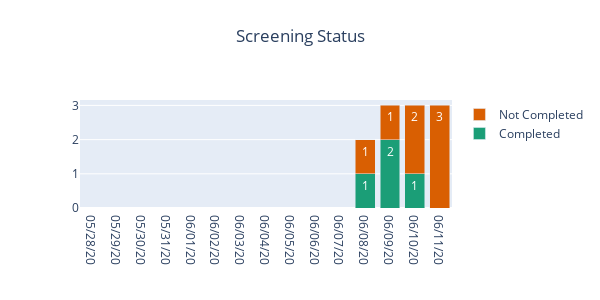

The notebook cell this image was saved under:
### Code cell
from plotly import offline
import pandas as pd
import numpy as np
import datetime
import plotly.graph_objects as go

patients = models.Patient.query.all()
devices = models.Device.query.all()

def model_to_pd(model):
    res = [r.to_dict() for r in model.query.all()]
    return pd.DataFrame(res)

sres = []
for p in patients:
    sr = [s.to_dict() for s in p.surveys.all()]
    sres.extend(sr)

sres = pd.DataFrame(sres)
sres["date"] = sres.end_time.dt.floor('d')
sres = sres.groupby(["date","uniq_id"]).first()
sres = sres.reset_index()

devs = pts = model_to_pd(models.Device)
devs_per_day = pd.DataFrame(devs.groupby([devs.creation_time.dt.floor("d")])["creation_time"].count())
devs_per_day.columns = ["daily_new_devices"]
pts = model_to_pd(models.Patient)
pts_per_day = pd.DataFrame(pts.groupby([pts.creation_time.dt.floor("d")])["creation_time"].count())
pts_per_day.columns = ["daily_registered_students"]
res_per_day = pd.DataFrame(sres.groupby([sres.end_time.dt.floor('d')])["end_time"].count())
res_per_day.columns = ["daily_completed_surveys"]
df = pd.merge(pts_per_day,res_per_day,left_index=True,right_index=True,how="outer")
df = pd.merge(df,devs_per_day,left_index=True,right_index=True,how="outer")
begin_time = datetime.datetime.utcnow().date() - datetime.timedelta(days=14)
df = df.reindex(pd.date_range(begin_time, datetime.datetime.utcnow().date())).fillna(0).astype(int)
df["total_registered_students"] = df["daily_registered_students"].cumsum()
df["total_completed_surveys"] = df["daily_registered_students"].cumsum()
df["total_devices"] = df["daily_new_devices"].cumsum()
df.reset_index(inplace=True)
df = df.sort_values(by="index",ascending=True)
df["index"] = [datetime.datetime.strftime(a,"%D") for a in df["index"]]
#plotlyBarplot(data=df,x="index",y="daily_new_devices",width=400,title="New Devices")
fig1 = plotlyBarplot(data=df,x="index",y="total_devices",width=500,height=300,title="Total Devices")
fig2 = plotlyBarplot(data=df,x="index",y="total_registered_students",width=500,height=300,title="Total Registered Students")
#plotlyBarplot(data=df,x="index",y="daily_completed_surveys",width=400,title="Daily Completed Screenings")
df["daily_uncompleted_surveys"] = df["total_registered_students"] - df["daily_completed_surveys"]
df2 = df.loc[:,["index","daily_uncompleted_surveys","daily_completed_surveys"]]
df2.columns = ["index","Not Completed","Completed"]
df2 = df2.melt(id_vars="index")
fig3 = plotlyBarplot(data=df2,x="index",y="value",hue="variable",width=600,height=300, title="Screening Status",stacked=True)
fig3.show()

### Figure 1 — Plotly figure (JSON) as saved in the notebook; plotly's stock layout.template omitted (floating-point values rounded to 4 significant figures)
{"data": [{"marker": {"color": "rgba(0.10588235294117647, 0.6196078431372549, 0.4666666666666667)"}, "name": "Completed", "orientation": "v", "text": [0, 0, 0, 0, 0, 0, 0, 0, 0, 0, 0, 1, 2, 1, 0], "textposition": "auto", "type": "bar", "x": ["05/28/20", "05/29/20", "05/30/20", "05/31/20", "06/01/20", "06/02/20", "06/03/20", "06/04/20", "06/05/20", "06/06/20", "06/07/20", "06/08/20", "06/09/20", "06/10/20", "06/11/20"], "y": [0, 0, 0, 0, 0, 0, 0, 0, 0, 0, 0, 1, 2, 1, 0]}, {"marker": {"color": "rgba(0.8509803921568627, 0.37254901960784315, 0.00784313725490196)"}, "name": "Not Completed", "orientation": "v", "text": [0, 0, 0, 0, 0, 0, 0, 0, 0, 0, 0, 1, 1, 2, 3], "textposition": "auto", "type": "bar", "x": ["05/28/20", "05/29/20", "05/30/20", "05/31/20", "06/01/20", "06/02/20", "06/03/20", "06/04/20", "06/05/20", "06/06/20", "06/07/20", "06/08/20", "06/09/20", "06/10/20", "06/11/20"], "y": [0, 0, 0, 0, 0, 0, 0, 0, 0, 0, 0, 1, 1, 2, 3]}], "layout": {"autosize": true, "barmode": "stack", "height": 300, "title": {"text": "Screening Status", "x": 0.5, "xanchor": "center", "y": 0.9, "yanchor": "top"}, "width": 600, "xaxis": {"automargin": true, "categoryarray": ["05/28/20", "05/29/20", "05/30/20", "05/31/20", "06/01/20", "06/02/20", "06/03/20", "06/04/20", "06/05/20", "06/06/20", "06/07/20", "06/08/20", "06/09/20", "06/10/20", "06/11/20"], "categoryorder": "array", "title": {"font": {"size": 12}, "text": ""}, "type": "category"}, "yaxis": {"automargin": true, "title": {"font": {"size": 12}, "text": ""}}}}
